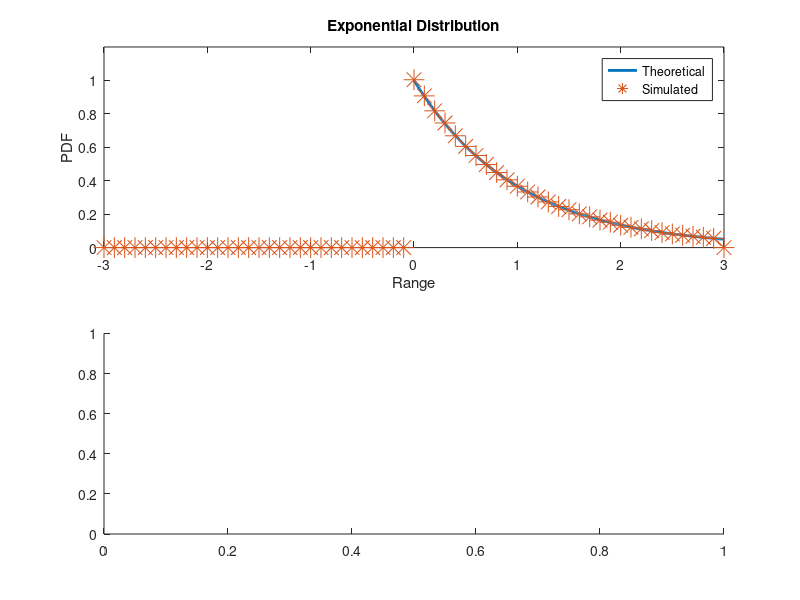

This figure's MATLAB source: (Note: this script raises an error after producing the figure.)
%DATA COMMUNICATION(CAECC12)
%MADE BY: TARUN KISHORE
%BRANCH: CSAI-II
%ROLL NO: 2020UCA1876
%EXPERIMENT-3 : STUDY OF UNIFORM, EXPONENTIAL AND GAUSSIAN DISTRIBUTED
%RANDOM VARIABLES. DRAW THEIR PDF AND CDF.
%c. for exponential ditribution
clc
clear
close all

N=1000000;
x= ones(1,N);
x = exprnd(x);
mu=mean(x); 
sigma2=var(x);
step=0.1;
range=-3:step:3; 
h=histc(x,range);
b=1;
a=0;
N=size(h);
N = N(1,2);
X=0:0.01:3;
f=exp(-X);

subplot(2,1,1);
plot(0:0.01:3,f,'linewidth',2);

axis([-3 3 0 1.2])
hold('on');
simulatedPDF=h./(step.*sum(h));
plot(range,simulatedPDF,'*','markersize',15)
title('Exponential Distribution')
xlabel('Range');
ylabel('PDF');

legend('Theoretical','Simulated');


subplot(2,1,2)
syms t z;
syms X;
f=exp(-X);
p= int(f,X,0,z);

fplot(p,'b','linewidth',2);

hold ('on');
simulatedCDF=zeros(1,N);
simulatedCDF(1) = h(1)/sum(h);
for i = 2:N
    simulatedCDF(i) = simulatedCDF(i-1) + h(i)/sum(h);
end;
plot(range,simulatedCDF,'*','markersize',15)
axis([-3 3 0 1.2])
title('Exponential Distribution')
xlabel('Range');
ylabel('CDF');
legend('Theoretical','Simulated');
